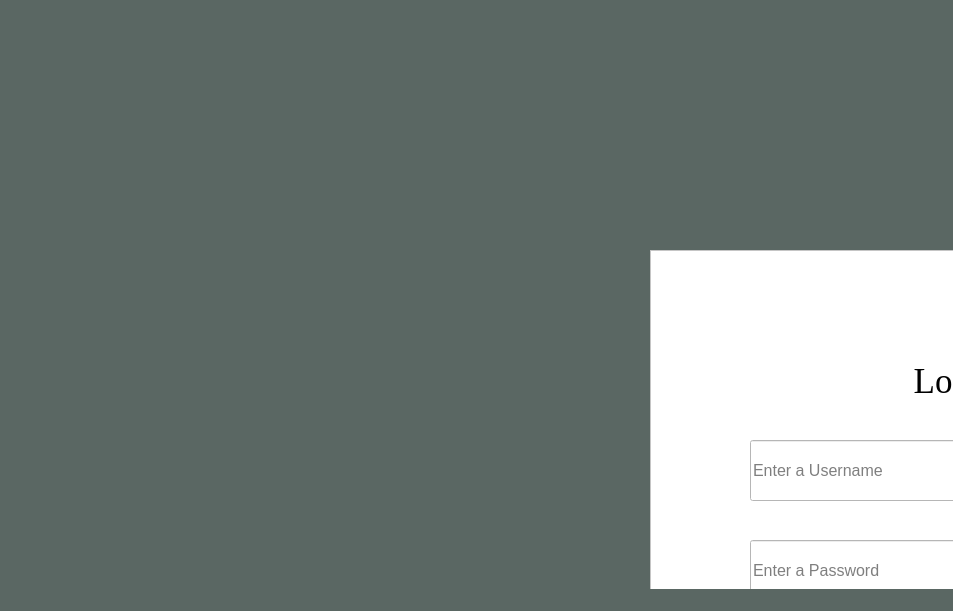
<?xml version="1.0" encoding="UTF-8"?>
<ui version="4.0">
 <class>MainWindow</class>
 <widget class="QMainWindow" name="MainWindow">
  <property name="geometry">
   <rect>
    <x>0</x>
    <y>0</y>
    <width>953</width>
    <height>611</height>
   </rect>
  </property>
  <property name="windowTitle">
   <string>MainWindow</string>
  </property>
  <property name="styleSheet">
   <string notr="true">background-color: rgb(90, 103, 99);</string>
  </property>
  <widget class="QWidget" name="centralwidget">
   <widget class="QFrame" name="frame">
    <property name="geometry">
     <rect>
      <x>650</x>
      <y>250</y>
      <width>601</width>
      <height>521</height>
     </rect>
    </property>
    <property name="cursor">
     <cursorShape>ArrowCursor</cursorShape>
    </property>
    <property name="styleSheet">
     <string notr="true">background-color: rgb(255, 255, 255);</string>
    </property>
    <property name="frameShape">
     <enum>QFrame::StyledPanel</enum>
    </property>
    <property name="frameShadow">
     <enum>QFrame::Raised</enum>
    </property>
    <widget class="QLabel" name="label">
     <property name="geometry">
      <rect>
       <x>90</x>
       <y>100</y>
       <width>431</width>
       <height>61</height>
      </rect>
     </property>
     <property name="font">
      <font>
       <family>Times New Roman</family>
       <pointsize>26</pointsize>
      </font>
     </property>
     <property name="text">
      <string>Login</string>
     </property>
     <property name="alignment">
      <set>Qt::AlignCenter</set>
     </property>
    </widget>
    <widget class="QLineEdit" name="lineEdit">
     <property name="geometry">
      <rect>
       <x>100</x>
       <y>190</y>
       <width>421</width>
       <height>61</height>
      </rect>
     </property>
     <property name="font">
      <font>
       <pointsize>12</pointsize>
      </font>
     </property>
     <property name="placeholderText">
      <string>Enter a Username</string>
     </property>
    </widget>
    <widget class="QLineEdit" name="lineEdit_2">
     <property name="geometry">
      <rect>
       <x>100</x>
       <y>290</y>
       <width>421</width>
       <height>61</height>
      </rect>
     </property>
     <property name="font">
      <font>
       <pointsize>12</pointsize>
      </font>
     </property>
     <property name="echoMode">
      <enum>QLineEdit::Password</enum>
     </property>
     <property name="placeholderText">
      <string>Enter a Password</string>
     </property>
    </widget>
    <widget class="QPushButton" name="pushButton_2">
     <property name="geometry">
      <rect>
       <x>340</x>
       <y>390</y>
       <width>181</width>
       <height>41</height>
      </rect>
     </property>
     <property name="font">
      <font>
       <family>Times New Roman</family>
       <pointsize>16</pointsize>
      </font>
     </property>
     <property name="styleSheet">
      <string notr="true">color: rgb(255,255,255);
background-color: rgb(0, 85, 0);</string>
     </property>
     <property name="text">
      <string>Submit</string>
     </property>
    </widget>
    <widget class="QPushButton" name="pushButton_3">
     <property name="geometry">
      <rect>
       <x>100</x>
       <y>390</y>
       <width>181</width>
       <height>41</height>
      </rect>
     </property>
     <property name="font">
      <font>
       <family>Times New Roman</family>
       <pointsize>16</pointsize>
      </font>
     </property>
     <property name="styleSheet">
      <string notr="true">color: rgb(255,255,255);
background-color: rgb(0, 0, 0);</string>
     </property>
     <property name="text">
      <string>Register</string>
     </property>
    </widget>
   </widget>
  </widget>
  <widget class="QStatusBar" name="statusbar"/>
 </widget>
 <resources/>
 <connections/>
</ui>
